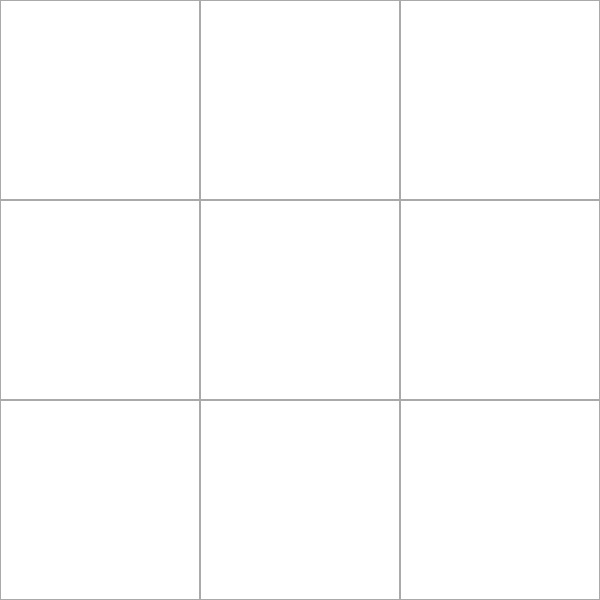

Rendered tile map (Tiled .tmx) drawn with the repository's tilesets; below, a short description and the map source with its tile grids summarised:
An orthogonal 3x3 tile map with 200x200 px tiles, 1 tile layer (mainLayer).

<map version="1.0" orientation="orthogonal" width="3" height="3" tilewidth="200" tileheight="200">
 <tileset firstgid="1" name="tileset" tilewidth="200" tileheight="200">
  <image source="square.jpg" width="200" height="200" />
 </tileset>
 <layer name="mainLayer" width="3" height="3">
  <data>[9 cells, 9 non-empty, 1 distinct tile ids]</data>
 </layer>
</map>